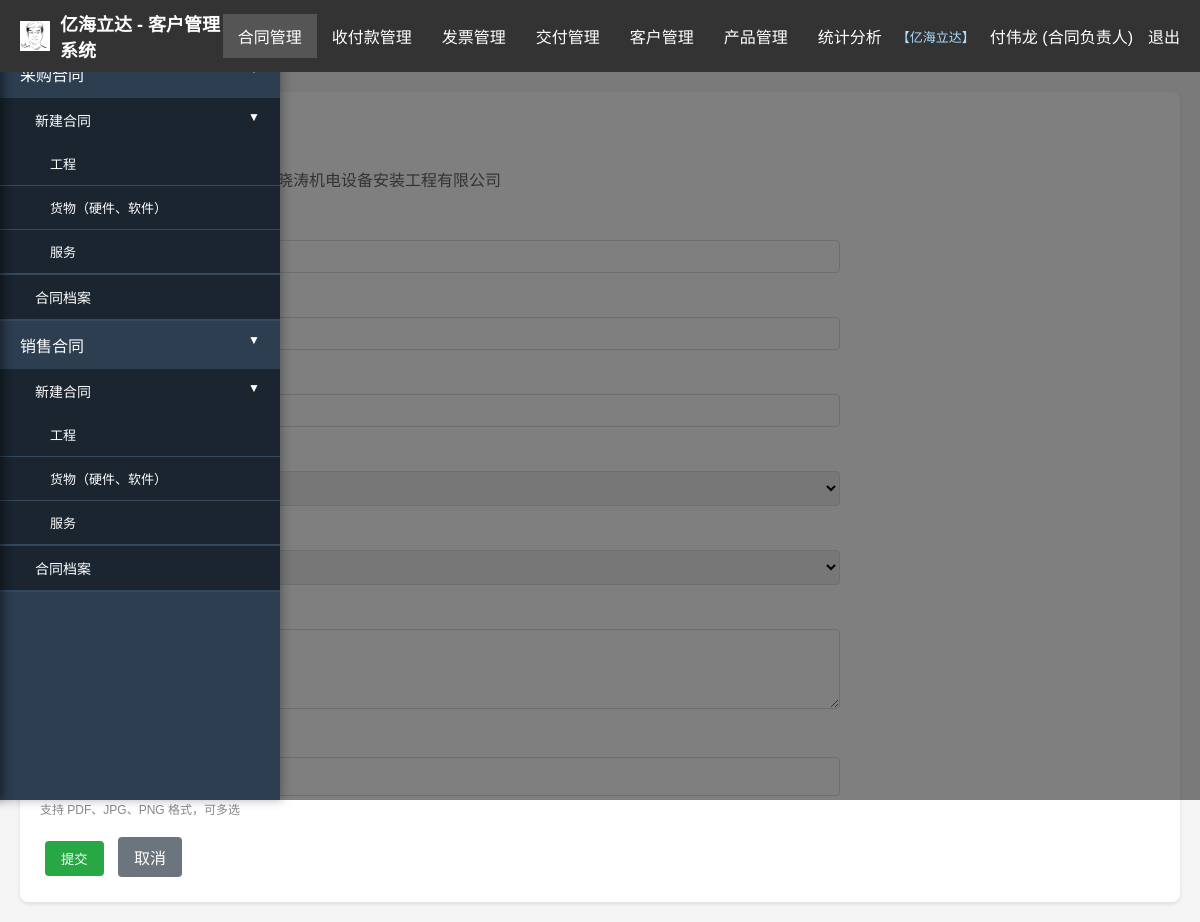
The app's page /contract/5/invoice (signed in) with its own data.
### models.py (models this page shows, shortened)
class TenantCustomer(db.Model):
    id = db.Column(db.Integer, primary_key=True)
    name = db.Column(db.String(200), nullable=False, unique=True)
    description = db.Column(db.String(500))
    created_at = db.Column(db.DateTime, default=datetime.utcnow)
    system_name = db.Column(db.String(200))
    company_name = db.Column(db.String(200))
    logo_file = db.Column(db.String(200))
    trial_expires_at = db.Column(db.DateTime, nullable=True)
    users = db.relationship('User', backref='tenant', lazy=True)

class User(db.Model):
    id = db.Column(db.Integer, primary_key=True)
    username = db.Column(db.String(50), nullable=False)
    __table_args__ = (db.UniqueConstraint('username', 'customer_id', name='uq_user_username_tenant'),)
    password_hash = db.Column(db.String(200), nullable=False)
    role = db.Column(db.String(50), nullable=False)
    permissions = db.Column(db.String(500))
    created_at = db.Column(db.DateTime, default=datetime.utcnow)
    customer_id = db.Column(db.Integer, db.ForeignKey('tenant_customer.id'), nullable=True)
    organization_id = db.Column(db.Integer, db.ForeignKey('organization.id'), nullable=True)

class Contract(db.Model):
    id = db.Column(db.Integer, primary_key=True)
    contract_number = db.Column(db.String(100))  # 新增：合同编号
    customer_name = db.Column(db.String(200), nullable=False)
    project_name = db.Column(db.String(200), nullable=False)
    product_name = db.Column(db.String(200))
    model = db.Column(db.String(100))
    unit = db.Column(db.String(50))
    quantity = db.Column(db.Float)
    unit_price = db.Column(db.Float)
    total_price = db.Column(db.Float, nullable=False)
    tax_rate = db.Column(db.Float)
    contract_type = db.Column(db.String(50))
    sub_type = db.Column(db.String(100))
    project_staff = db.Column(db.String(200))
    sales_staff = db.Column(db.String(100))
    file_path = db.Column(db.String(500))
    signing_date = db.Column(db.Date)
    status = db.Column(db.String(20), default='进行中')
    business_type = db.Column(db.String(20), default='销售')
    created_at = db.Column(db.DateTime, default=datetime.utcnow)
    customer_id = db.Column(db.Integer, db.ForeignKey('tenant_customer.id'), nullable=True)
    created_by = db.Column(db.String(100))
    organization_id = db.Column(db.Integer, db.ForeignKey('organization.id'), nullable=True)
    payments = db.relationship('Payment', backref='contract', lazy=True, cascade='all, delete-orphan')
    deliveries = db.relationship('Delivery', backref='contract', lazy=True, cascade='all, delete-orphan')
    invoices = db.relationship('Invoice', backref='contract', lazy=True, cascade='all, delete-orphan')
    products = db.relationship('ContractProduct', backref='contract', lazy=True, cascade='all, delete-orphan')

### app.py (the view, shortened to what this page needs)
@app.route('/contract/<int:id>/invoice', methods=['GET', 'POST'])
@login_required
def add_invoice(id):
    contract = Contract.query.get_or_404(id)
    customer_id = get_current_customer_id()
    if customer_id is not None and contract.customer_id != customer_id:
        flash('权限不足', 'warning')
        return redirect(url_for('index'))
    user_id = session.get('user_id')
    is_project_manager = contract and contract.project_staff and session.get('username') in contract.project_staff
    has_add_invoice_perm = has_permission(user_id, '增加-发票') or has_permission(user_id, '增加')
    if not is_project_manager and not has_add_invoice_perm:
        flash('您没有权限添加发票记录', 'warning')
        return redirect(url_for('index'))
    if user_id and customer_id is not None:
        accessible_ids = get_user_accessible_contract_ids(user_id, customer_id)
        if accessible_ids is not None and id not in accessible_ids:
            flash('您没有权限操作该合同', 'warning')
            return redirect(url_for('index'))
    return render_template('add_invoice.html', contract=contract)

### app.py (called while the page is built)
def get_current_customer_id():
    if 'user_id' not in session:
        return None
    user = db.session.get(User, session['user_id'])
    return user.customer_id if user else None

def get_user_function_permissions(user_id):
    user = db.session.get(User, user_id)
    if not user:
        return []
    if user.role == '超级管理员' or user.permissions == 'all':
        return 'all'
    permissions = set()
    if user.permissions:
        if user.permissions == 'all':
            return 'all'
        permissions.update(user.permissions.split(','))
    user_positions = UserPosition.query.filter_by(user_id=user_id).all()
    for up in user_positions:
        position = db.session.get(Position, up.position_id)
        if position and position.function_permissions:
            position_perms = position.function_permissions.split(',')
            permissions.update(position_perms)
    return list(permissions)

def has_permission(user_id, permission):
    permissions = get_user_function_permissions(user_id)
    if permissions == 'all':
        return True
    if permission in permissions:
        return True
    if '-' in permission:
        base_permission = permission.split('-')[0]  # 提取 '增加-收付款' 中的 '增加'
        if base_permission in permissions:
            return True
    if '-' not in permission:
        for perm in permissions:
            if perm.startswith(permission + '-'):
                return True
    return False

def get_organization_with_children(org_id):
    if not org_id:
        return []
    result = [org_id]
    children = Organization.query.filter_by(parent_id=org_id).all()
    for child in children:
        result.extend(get_organization_with_children(child.id))
    return result

def get_user_data_scope(user_id):
    user = db.session.get(User, user_id)
    if not user:
        return 'self'
    if user.role == '超级管理员' or user.permissions == 'all':
        return 'all'
    user_positions = UserPosition.query.filter_by(user_id=user_id).all()
    if not user_positions:
        return 'self'  # 没有岗位时，默认只能看自己创建的
    scopes = []
    for up in user_positions:
        position = db.session.get(Position, up.position_id)
        if position:
            scopes.append(position.data_scope)
    if 'all' in scopes:
        return 'all'
    if 'org' in scopes:
        return 'org'
    if 'custom' in scopes:
        return 'custom'
    return 'self'

### templates/add_invoice.html (shortened to what this page needs)
{% extends "base.html" %}
{% block content %}
<h2>添加发票记录</h2>
<p style="color:#666;margin-bottom:20px;">合同项目：<strong>{{ contract.project_name }}</strong> | 客户：{{ contract.customer_name }}</p>
<form method="POST" action="{{ url_for('add_invoice', id=contract.id) }}" enctype="multipart/form-data" style="max-width:800px;">
    <div class="form-group">
        <label>发票金额*</label>
        <input type="number" step="0.01" name="amount" required placeholder="请输入金额">
    </div>
    <div class="form-group">
        <label>收票日期*</label>
        <input type="date" name="received_date" required>
    </div>
    <div class="form-group">
        <label>发票号</label>
        <input type="text" name="invoice_number" placeholder="可选">
    </div>
    <div class="form-group">
        <label>发票状态*</label>
        <select name="invoice_status">
            <option value="未开具">未开具</option>
        </select>
    </div>
    <div class="form-group">
        <label>发票类型*</label>
        <select name="invoice_type">
            <option value="普票">普票</option>
        </select>
    </div>
    <div class="form-group">
        <label>备注</label>
        <textarea name="note" placeholder="可选"></textarea>
    </div>
    <div class="form-group">
        <label>发票附件</label>
        <input type="file" name="invoice_file" accept=".pdf,.jpg,.jpeg,.png" multiple>
        <div style="color:#888;font-size:12px;margin-top:4px;">支持 PDF、JPG、PNG 格式，可多选</div>
    </div>
    <button type="submit" class="btn btn-success">提交</button>
    <a href="javascript:history.back()" class="btn btn-secondary">取消</a>
</form>
{% endblock %}

### templates/base.html (shortened to what this page needs)
<!DOCTYPE html>
<html lang="zh-CN">
<head>
    <link rel="stylesheet" href="https://cdn.jsdelivr.net/npm/flatpickr/dist/flatpickr.min.css">
</head>
<body>
    <div class="top-nav">
        <div class="logo">
            {% if company_logo_file %}<img src="{{ url_for('static', filename=company_logo_file) }}" alt="logo">{% endif %}
            {% if company_name %}{{ company_name }} - {% endif %}{{ system_name|default('客户管理系统') }}
        </div>
        <ul class="top-menu">
            {% if session.username == 'superadmin' %}
            <li><a href="{{ url_for('tenant_management') }}">租户管理</a></li>
            <li><a href="{{ url_for('sysconfig') }}">系统配置</a></li>
            {% else %}
            <li id="contractMenu">
                <a href="{{ url_for('index') }}">合同管理</a>
            </li>
            <li id="paymentMenu">
                <a href="{{ url_for('payments_list') }}">收付款管理</a>
            </li>
            <li id="invoiceMenu">
                <a href="{{ url_for('invoices_list') }}">发票管理</a>
            </li>
            <li id="deliveryMenu">
                <a href="{{ url_for('deliveries_list') }}">交付管理</a>
            </li>
            <li id="customerMenu">
                <a href="{{ url_for('customers') }}">客户管理</a>
            </li>
            <li id="productMenu">
                <a href="{{ url_for('products') }}">产品管理</a>
            </li>
            <li><a href="{{ url_for('statistics') }}">统计分析</a></li>
            {% endif %}
        </ul>
        <div class="user-info">
            {% if current_tenant_name %}
            <span style="color: #adf; font-size:13px;">【{{ current_tenant_name }}】</span>
            {% elif session.username == 'superadmin' %}
            <span style="color: #adf; font-size:13px;">【系统总后台】</span>
            {% endif %}
            <span>{{ session.username }} ({{ session.role }})</span>
            <a href="{{ url_for('logout') }}">退出</a>
        </div>
    </div>
    <div class="overlay" id="overlay" onclick="closeSidebar()"></div>
    <button class="sidebar-toggle-btn" id="sidebarToggleBtn" onclick="showSidebarFromButton()">
    </button>
    <aside class="sidebar-panel" id="sidebarContract">
        <ul class="sidebar-menu">
            <li class="menu-item-expandable active">
                <a onclick="toggleSubmenu(this)">采购合同</a>
                <ul class="submenu" style="display: block;">
                    <li class="menu-item-expandable active">
                        <a onclick="toggleSubmenu(this)">新建合同</a>
                        <ul class="submenu" style="display: block;">
                            <li><a href="{{ url_for('new_contract_with_type', business_type='采购') }}?contract_type=工程">工程</a></li>
                            <li><a href="{{ url_for('new_contract_with_type', business_type='采购') }}?contract_type=货物">货物（硬件、软件）</a></li>
                            <li><a href="{{ url_for('new_contract_with_type', business_type='采购') }}?contract_type=服务">服务</a></li>
                        </ul>
                    </li>
                    <li><a href="{{ url_for('contract_archive', business_type='采购') }}">合同档案</a></li>
                </ul>
            </li>
            <li class="menu-item-expandable active">
                <a onclick="toggleSubmenu(this)">销售合同</a>
                <ul class="submenu" style="display: block;">
                    <li class="menu-item-expandable active">
                        <a onclick="toggleSubmenu(this)">新建合同</a>
                        <ul class="submenu" style="display: block;">
                            <li><a href="{{ url_for('new_contract_with_type', business_type='销售') }}?contract_type=工程">工程</a></li>
                            <li><a href="{{ url_for('new_contract_with_type', business_type='销售') }}?contract_type=货物">货物（硬件、软件）</a></li>
                            <li><a href="{{ url_for('new_contract_with_type', business_type='销售') }}?contract_type=服务">服务</a></li>
                        </ul>
                    </li>
                    <li><a href="{{ url_for('contract_archive', business_type='销售') }}">合同档案</a></li>
                </ul>
            </li>
        </ul>
    </aside>
    <main class="main-content">
        <div class="container">
            {% block content %}{% endblock %}
        </div>
    </main>
</body>
</html>

### templates/base.html (style rules this page uses)
* { margin: 0; padding: 0; box-sizing: border-box; }
body { font-family: Arial, sans-serif; background: #f5f5f5; }
.top-nav { background: #333; padding: 10px 20px; display: flex; align-items: center; position: relative; z-index: 100; }
.top-nav .logo { color: white; font-size: 18px; font-weight: bold; margin-right: auto; display: flex; align-items: center; }
.top-nav .logo img { height: 30px; margin-right: 10px; }
.top-menu { display: flex; align-items: center; gap: 0; flex: 1; }
.top-menu > li { list-style: none; position: relative; }
.top-menu > li > a { display: block; padding: 10px 15px; color: white; text-decoration: none; white-space: nowrap; cursor: pointer; }
.top-menu > li.active > a { background: #555; }
.user-info { display: flex; align-items: center; gap: 15px; margin-left: auto; }
.user-info span, .user-info a { color: white; text-decoration: none; white-space: nowrap; }
.sidebar-panel { position: fixed; left: -280px; top: 50px; width: 280px; height: calc(100vh - 50px); background: #2c3e50; color: white; overflow-y: auto; transition: left 0.3s ease; z-index: 99; box-shadow: 2px 0 10px rgba(0,0,0,0.3); }
.sidebar-panel.open { left: 0; }
.sidebar-menu { list-style: none; padding: 0; }
.sidebar-menu li { border-bottom: 1px solid #34495e; }
.sidebar-menu a { display: block; padding: 12px 20px; color: white; text-decoration: none; transition: background 0.3s; }
.menu-item-expandable { position: relative; }
.menu-item-expandable > a { cursor: pointer; padding-right: 40px !important; }
.menu-item-expandable > a::after { content: '▼'; position: absolute; right: 20px; transition: transform 0.3s; font-size: 12px; }
.menu-item-expandable.active > a::after { content: '▼'; transform: rotate(0deg); }
.submenu { display: none; background: #1a252f; list-style: none; }
.menu-item-expandable.active > .submenu { display: block; }
.submenu a { padding-left: 35px; font-size: 14px; }
.submenu .menu-item-expandable > a { padding-left: 35px; }
.submenu .submenu a { padding-left: 50px; font-size: 13px; }
.overlay { position: fixed; top: 50px; left: 0; width: 100%; height: calc(100vh - 50px); background: rgba(0,0,0,0.5); display: none; z-index: 98; }
.overlay.show { display: block; }
.main-content { padding: 20px; transition: margin-left 0.3s ease; }
.container { max-width: 1400px; margin: 0 auto; background: white; padding: 20px; border-radius: 8px; box-shadow: 0 2px 4px rgba(0,0,0,0.1); }
h1, h2 { color: #333; margin-bottom: 20px; }
.btn { padding: 8px 16px; border: none; border-radius: 4px; cursor: pointer; text-decoration: none; display: inline-block; margin: 5px; }
.btn-success { background: #28a745; color: white; }
.btn-secondary { background: #6c757d; color: white; }
.form-group { margin-bottom: 15px; }
label { display: block; margin-bottom: 5px; font-weight: bold; }
input, select, textarea { width: 100%; padding: 8px; border: 1px solid #ddd; border-radius: 4px; }
textarea { min-height: 80px; }
.sidebar-toggle-btn { position: fixed; left: 10px; top: 70px; width: 40px; height: 40px; background: #007bff; color: white; border: none; border-radius: 50%; cursor: pointer; box-shadow: 0 2px 8px rgba(0,0,0,0.2); display: none; align-items: center; justify-content: center; font-size: 20px; z-index: 50; transition: all 0.3s; }
.sidebar-toggle-btn.show { display: flex; }

### records on screen
TenantCustomer: logo_file (picture), company_name "亿海立达", name "亿海立达"
User: role "合同负责人"
Contract: customer_name "北京晓涛机电设备安装工程有限公司"

### other values on screen
{{ system_name|default('客户管理系统') }} "客户管理系统"
{{ session.username }} "付伟龙"
